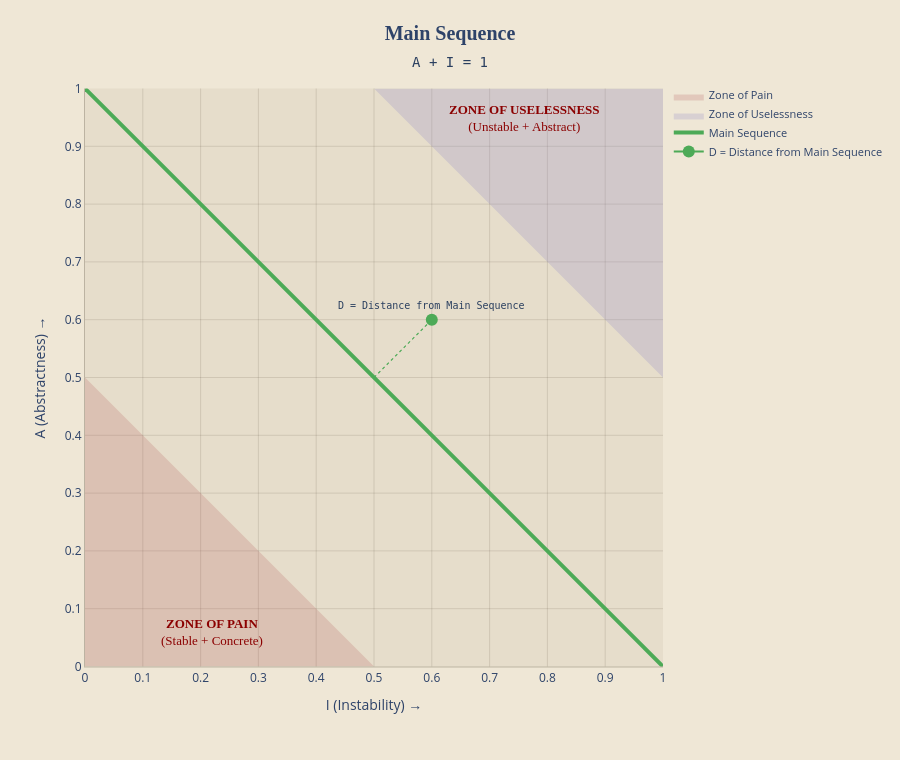

The notebook cell saved with this chart:
### Markdown cell above
## 🧬 Abstractness (A)

This metric differentiates types as **concrete** or **abstract** (`interface`/`protocol`/`port`).


```text
A = Na / Nc
```

### Where

* ``Na`` = number of abstract types
* ``Nc`` =`total number of types


### Interpretation
* ``A = 1`` → completely abstract
* ``A = 0`` → completely concrete

### Conclusion
* Abstraction provides flexibility
* Concrete code provides behavior
* Good architecture balances both
---

### Code cell
# ============================================================
# 📊 MAIN SEQUENCE — CONCEPTUAL VIEW
# ============================================================
render_main_sequence_conceptual()

### Figure 1 — Plotly figure (JSON) as saved in the notebook; plotly's stock layout.template omitted (floating-point values rounded to 4 significant figures)
{"data": [{"fill": "toself", "fillcolor": "rgba(178, 94, 94, 0.22)", "hoverinfo": "name", "line": {"color": "rgba(255, 255, 255, 0.0)", "width": 0}, "name": "Zone of Pain", "type": "scatter", "x": [0, 0, 0.5, 0], "y": [0, 0.5, 0, 0]}, {"fill": "toself", "fillcolor": "rgba(144, 134, 196, 0.24)", "hoverinfo": "name", "line": {"color": "rgba(255, 255, 255, 0.0)", "width": 0}, "name": "Zone of Uselessness", "type": "scatter", "x": [1, 1, 0.5, 1], "y": [1, 0.5, 1, 1]}, {"line": {"color": "#4DAA57", "width": 4}, "mode": "lines", "name": "Main Sequence", "text": "A + I = 1", "type": "scatter", "x": [0, 1], "y": [1, 0]}, {"hoverinfo": "skip", "line": {"color": "#4DAA57", "dash": "dot", "width": 1.2}, "mode": "lines", "name": "Main Sequence", "showlegend": false, "type": "scatter", "x": [0.5, 0.6], "y": [0.5, 0.6]}, {"hoverinfo": "skip", "marker": {"color": "#4DAA57", "size": 12}, "name": "D = Distance from Main Sequence", "type": "scatter", "x": [0.6], "y": [0.6]}], "layout": {"annotations": [{"align": "center", "font": {"color": "#8B0000", "family": "serif", "size": 13}, "showarrow": false, "text": "<b>ZONE OF PAIN</b><br>(Stable + Concrete)", "x": 0.22, "y": 0.06}, {"align": "center", "font": {"color": "#8B0000", "family": "serif", "size": 13}, "showarrow": false, "text": "<b>ZONE OF USELESSNESS</b><br>(Unstable + Abstract)", "x": 0.76, "y": 0.98, "yanchor": "top"}, {"font": {"family": "Monospace", "size": 10}, "showarrow": false, "text": "D = Distance from Main Sequence", "x": 0.6, "y": 0.625}], "height": 760, "legend": {"bgcolor": "rgba(255,255,255,0)", "borderwidth": 0, "font": {"color": "#2E4369", "size": 11}, "x": 1.01, "y": 1.0}, "margin": {"b": 85, "l": 85, "r": 180, "t": 80}, "paper_bgcolor": "#EFE7D6", "plot_bgcolor": "#E6DDCB", "showlegend": true, "title": {"font": {"color": "#2E4369", "family": "cursive", "size": 20}, "subtitle": {"font": {"family": "Monospace"}, "text": "A + I = 1"}, "text": "<b>Main Sequence</b>", "x": 0.5}, "width": 900, "xaxis": {"color": "#2E4369", "constrain": "domain", "dtick": 0.1, "gridcolor": "rgba(70, 60, 45, 0.14)", "linecolor": "rgba(70, 60, 45, 0.30)", "linewidth": 1, "range": [0, 1], "showline": true, "tick0": 0, "title": {"text": "I (Instability) →"}, "zeroline": false}, "yaxis": {"color": "#2E4369", "constrain": "domain", "dtick": 0.1, "gridcolor": "rgba(70, 60, 45, 0.14)", "linecolor": "rgba(70, 60, 45, 0.30)", "linewidth": 1, "range": [0, 1], "scaleanchor": "x", "scaleratio": 1, "showline": true, "tick0": 0, "title": {"text": "A (Abstractness) →"}, "zeroline": false}}}
